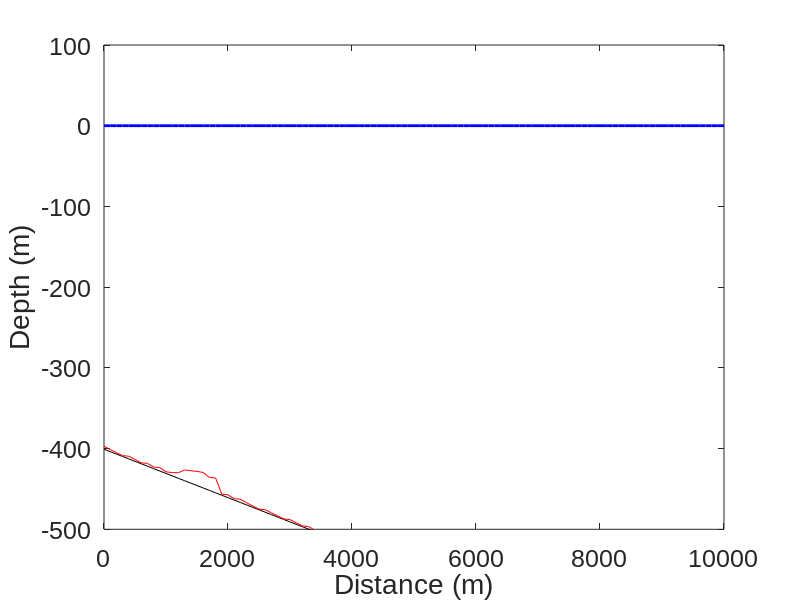

MATLAB code to generate this figure:
%%This is for the drowning of a coral reef, after Galewsky (1998)
% Rachel Havranek, 1/27/16

%% Initialize

%Things that control subsidence and growth 
Gm=0.014; %14mm/yr max growth rate
I0=2000; % mE/m2s, surface light intensity
Ik=450; %mE/m2s, saturating light intensity
u=8; %mm/yr -- sinking rate
u = u/1000; % now in m

%horizontal array
dx = 100;
xmax = 10000;
x = 0:dx:xmax;

% depth array
zmax = 400;
S = 0.03; %slope of the ocean bottom
zb = zmax - (S*x); %y=mx+b
C = zeros(size(x)); %establish C
z = zb+C;

% time array
tmax=100000;
dt=100; %kdt/dz^2 has to be less than 0.5 for it to run
t=0:dt:tmax; %creates an array of time steps (time)
imax=length(t);
nplots = 100; %so our code runs faster - we'll plot one hundred times
tplot = tmax/nplots; %so our code runs faster - divides total time up into 100 time steps 

% sealevel array
sl_amp = 25;
sl_bar = 0;
P = 10000;
sl = sl_bar + sl_amp*sin(2*pi*t/P);

%% Run

for i=1:imax
    depth=sl(i)-z; %depth of coral relative to mean sea level
    
%coral thickness
Tc(1)=0;
G=zeros(length(z));
G=Gm*tanh(I0*exp(-depth)./Ik); %defined in the paper
G(depth<0)=0;
C = C + (G*dt);

zb = zb-(u*dt);

z = zb + C;

if(rem(t(i),tplot)==0)
figure(1)
     plot(x,zb,'k')
     hold on
     plot(x,z,'r')
     sea = find(depth>0);
     plot(x(sea),sl(i)*ones(size(x(sea))),'b','linewidth',2);
     axis ([0,10000,-500, 100])
     xlabel('Distance (m)','fontname','arial','fontsize',21)
     ylabel('Depth (m)','fontname','arial','fontsize',21)
     set(gca,'fontsize',18,'fontname','arial')
     %set(gca,'YDIR','reverse')
     pause(0.1)
     hold off
end

end
